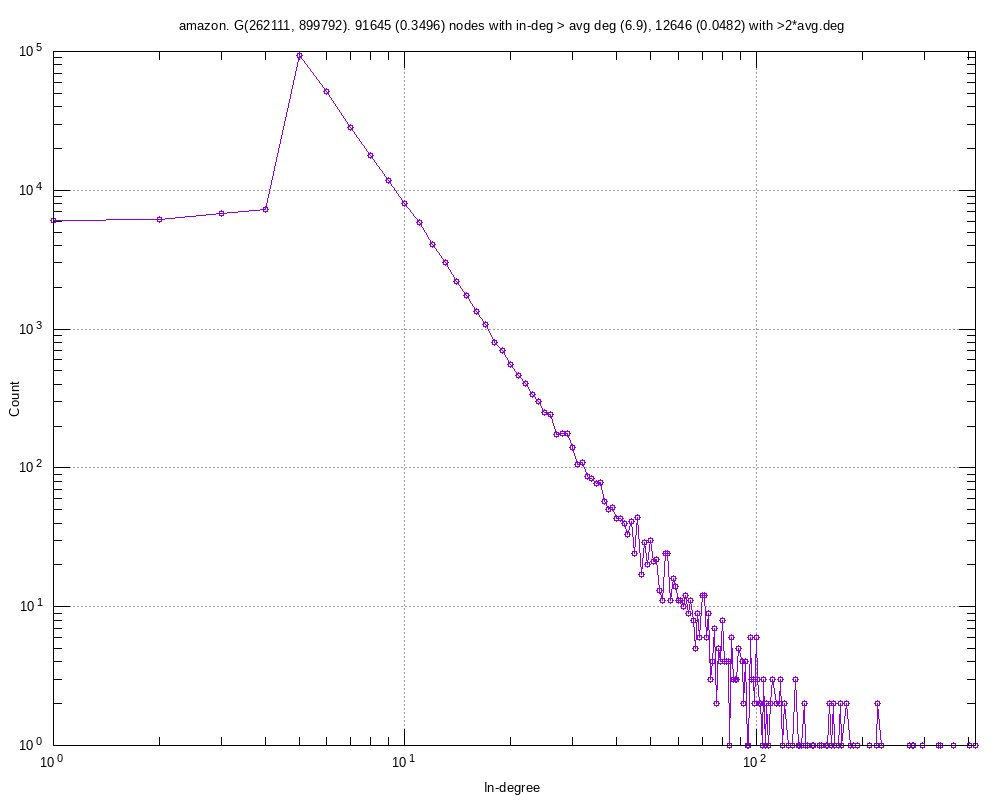

Write gnuplot code to recreate this figure.
#
# amazon. G(262111, 899792). 91645 (0.3496) nodes with in-deg > avg deg (6.9), 12646 (0.0482) with >2*avg.deg (Mon Dec 11 10:26:14 2023)
#

set title "amazon. G(262111, 899792). 91645 (0.3496) nodes with in-deg > avg deg (6.9), 12646 (0.0482) with >2*avg.deg"
set key bottom right
set logscale xy 10
set format x "10^{%L}"
set mxtics 10
set format y "10^{%L}"
set mytics 10
set grid
set xlabel "In-degree"
set ylabel "Count"
set tics scale 2
set terminal png font arial 10 size 1000,800
set output 'inDeg.amazon.png'
plot 	"inDeg.amazon.tab" using 1:2 title "" with linespoints pt 6
